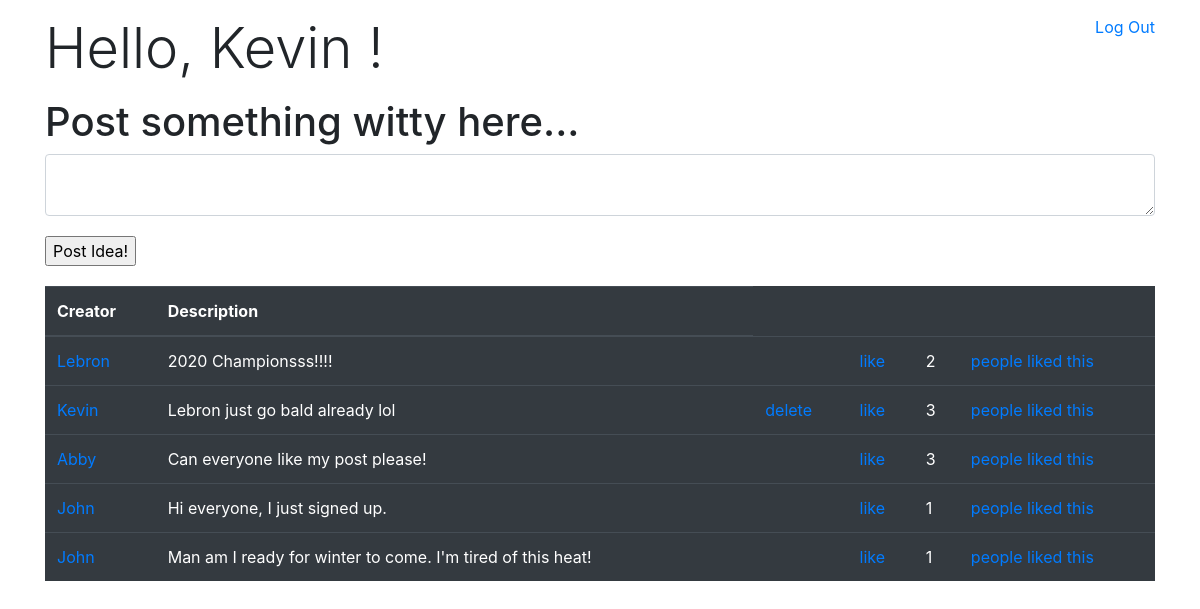
Screenshot of /display_all (signed in) with the database file from the repository.
### bright_app/models.py (models this page shows)
class User(models.Model):
    first_name = models.CharField(max_length=45)
    last_name = models.CharField(max_length=45)
    alias = models.CharField(max_length=45)
    email = models.EmailField(unique=True)
    password = models.CharField(max_length=255)
    objects = UserManager()

class Ideas(models.Model):
    first_name = models.CharField(max_length=45)
    description = models.TextField()
    like = models.ManyToManyField('User', related_name='liked_ideas')
    owner = models.ForeignKey('User', related_name='uploaded_by', on_delete=models.CASCADE)
    created_at = models.DateTimeField(auto_now_add=True)
    updated_at = models.DateTimeField(auto_now=True)
    objects = IdeasManager()

### bright_app/views.py (the view)
# urls.py: path('display_all', views.display_all),
def display_all(request):
    if 'user_id' not in request.session:
        return redirect('/')
    context = {
        'ideas': Ideas.objects.all(),
        'user': User.objects.get(id=request.session['user_id'])
    }
    return render(request, 'display_all.html', context)

### bright_app/templates/display_all.html (shortened to what this page needs)
<!DOCTYPE html>
<html lang="en">
<head>
    <link href="https://stackpath.bootstrapcdn.com/bootstrap/4.5.0/css/bootstrap.min.css" rel="stylesheet"
>
    {% load static %}
    <link rel="stylesheet" href="{% static 'style.css' %}">
</head>
<body>
    <div style="margin-top: 15px;" class="container">
        <div class="logout">
            <a style="float: right;" href="/logout">Log Out</a>
        </div>
        <h1 class="display-4"> Hello, {{ user.first_name }}!</h1>
        <div class="post">
            <h1>Post something witty here...</h1>
            <form action="/create" method="POST">
                <textarea name="description" id="description" class="form-control"></textarea>
                <input style="margin-top: 20px; margin-bottom: 20px;" type="submit" value="Post Idea!">
            </form>
        </div>
        <table class="table table-dark">
            <thead>
                <tr>
                    <th>Creator</th>
                    <th>Description</th>
                </tr>
            </thead>
            <tbody>
                {%for idea in ideas%}
                    {%if user == idea.owner%}
                        <tr>
                            <td><a href="/user/{{idea.owner.id}}">{{ idea.owner.first_name}}</a></td>
                            <td>{{ idea.description }}</td>
                            <td><a href="/delete/{{idea.id}}">delete</a></td>
                            <td><a href="/like/{{idea.id}}">like</a></td>
                            <td>{{idea.like.count}}</td>
                            <td><a href="/display_one/{{idea.id}}">people liked this</a></td>
                        </tr>
                    {%elif user != idea.owner%}
                        <tr>
                            <td><a href="/user/{{idea.owner.id}}">{{ idea.owner.first_name}}</a></td>
                            <td>{{ idea.description }}</td>
                            <td></td>
                            <td><a href="/like/{{idea.id}}">like</a></td>
                            <td>{{idea.like.count}}</td>
                            <td><a href="/display_one/{{idea.id}}">people liked this</a></td>
                        </tr>
                    {%endif%}
                {%endfor%}
            </tbody>
        </table>
    </div>
</body>
</html>

### bright_app/static/style.css (style rules this page uses)
* { margin: 0 auto; }

### rows the page displays
User: first_name "Kevin"
Ideas: owner.first_name "Lebron", description "2020 Championsss!!!!", like.count "2"
Ideas: owner.first_name "Kevin", description "Lebron just go bald already lol", like.count "3"
Ideas: owner.first_name "Abby", description "Can everyone like my post please!", like.count "3"
Ideas: owner.first_name "John", description "Hi everyone, I just signed up.", like.count "1"
Ideas: owner.first_name "John", description "Man am I ready for winter to come. I'm tired of this heat!", like.count "1"
